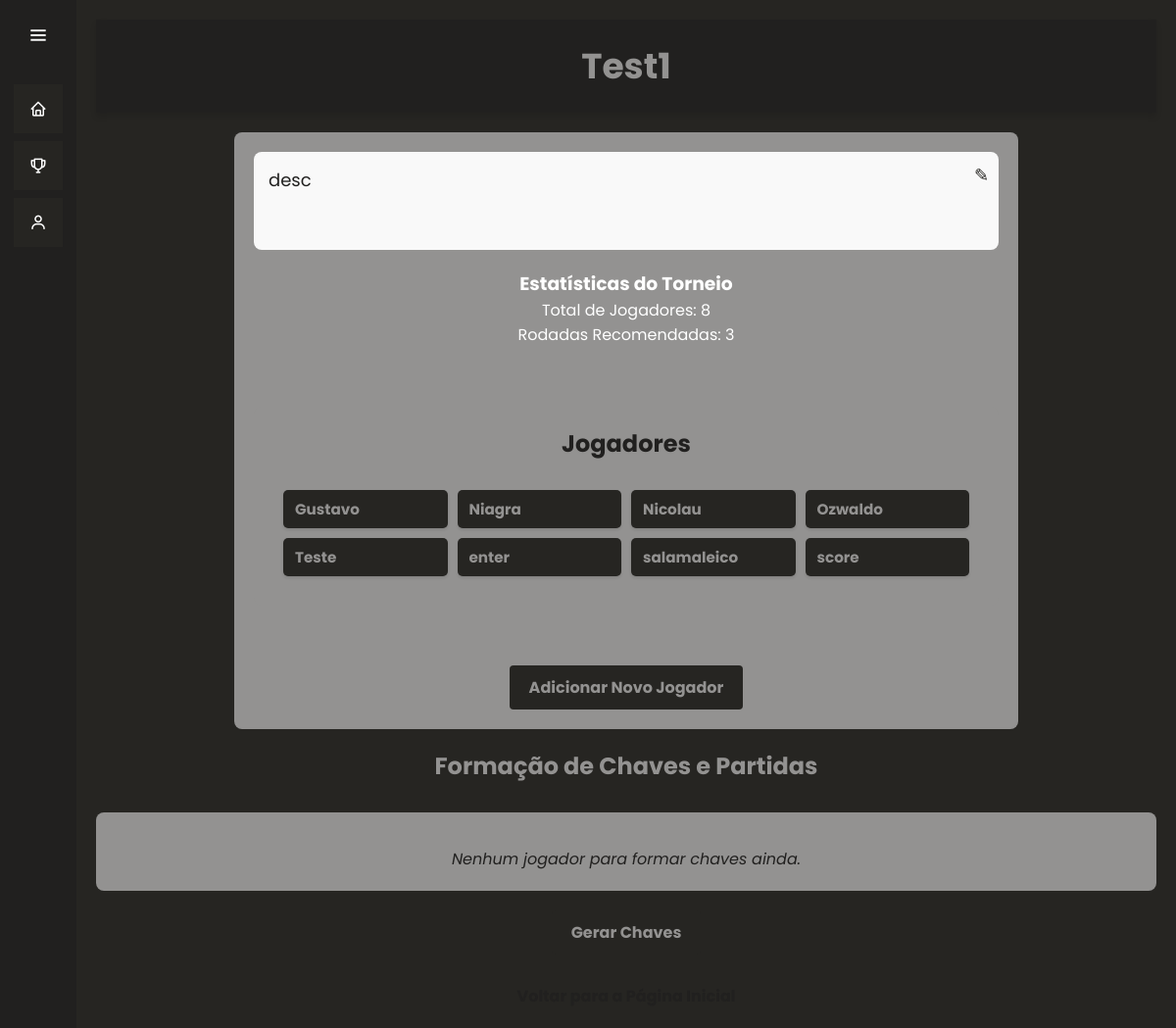
/simple_tournament/tournament/1/, run on the app's committed database.
### app_simple_tournament/models.py (models this page shows, shortened)
class Tournament(models.Model):
    name = models.CharField(max_length=200, unique=True)
    date = models.DateField(null=True, blank=True)
    description = models.TextField(blank=True, null=True)
    created_at = models.DateTimeField(auto_now_add=True)

class Player(models.Model):
    name = models.CharField(max_length=150)
    score = models.FloatField(default=0.0)
    tournament = models.ForeignKey(Tournament, related_name='players', on_delete=models.CASCADE)
    games_as_white = models.IntegerField(default=0)
    games_as_black = models.IntegerField(default=0)
    class Meta:
        ordering = ['-score', 'name']
        unique_together = ('tournament', 'name')

### app_simple_tournament/views.py (the view)
# urls.py: path('tournament/<int:tournament_id>/', views.tournament_detail, name='tournament_detail'),
def tournament_detail(request, tournament_id):
    tournament = get_object_or_404(Tournament, pk=tournament_id)
    players = tournament.players.all()
    num_players = players.count()
    recommended_rounds = calculate_swiss_rounds(num_players)
    current_round_number = 0
    last_match = Match.objects.filter(tournament=tournament).order_by('-round_number').first()
    if last_match:
        current_round_number = last_match.round_number
    matches_to_display = []
    if current_round_number > 0:
        matches_to_display = Match.objects.filter(
            tournament=tournament,
            round_number=current_round_number
        ).order_by('pk')
    context = {
        'tournament': tournament,
        'players': players,
        'num_players': num_players,
        'recommended_rounds': recommended_rounds,
        'current_round_number': current_round_number,
        'matches_to_display': matches_to_display,
    }
    return render(request, 'page_simple_tournament.html', context)

### app_simple_tournament/views.py (called while the page is built)
def calculate_swiss_rounds(num_players):
    if num_players < 2:
        return 0
    return math.ceil(math.log2(num_players))

### app_simple_tournament/templates/page_simple_tournament.html (shortened to what this page needs)
{% extends 'base.html' %}
{% load static %}
{% block 'head' %}
    <link rel="stylesheet" href="{% static 'app_simple_tournament/css/simple_tournament_page.css' %}">
    <link href='https://unpkg.com/boxicons@2.1.4/css/boxicons.min.css' rel='stylesheet'>
{% endblock %}
{% block 'dashboard' %}
    <div class="dashboard">
        <div class="top-bar">
            {{ tournament.name }}
        </div>
        <div class="tournament-container" data-tournament-id="{{ tournament.id }}">
            <div class="description-container">
                <p class="description-text" id="descriptionText" title="Clique para editar a descrição">
                </p>
                <button class="edit-button" id="editButton" title="Editar descrição">&#9998;</button>
            </div>
            <div class="tournament-stats">
                <h3>Estatísticas do Torneio</h3>
                <p>Total de Jogadores: <span id="numPlayers">{{ num_players }}</span></p>
                <p>Rodadas Recomendadas: <span id="recommendedRounds">{{ recommended_rounds }}</span></p>
            </div>
            <hr class="section-divider">
            <div class="players-section">
                <h2>Jogadores</h2>
                <div class="players-list-container">
                    {% if players %}
                        {% for player in players %}
                            <div class="player-card" data-player-id="{{ player.id }}">
                                <span class="player-name">{{ player.name }}</span>
                            </div>
                        {% endfor %}
                    {% else %}
                        <p class="no-players-message">Nenhum jogador adicionado ainda.</p>
                    {% endif %}
                </div>
            </div>
            <hr class="section-divider">
            <button id="openAddPlayerModalButton" class="add-player-button">Adicionar Novo Jogador</button>
        </div>
        <div class="tournament-creation-section">
            <h2>Formação de Chaves e Partidas</h2>
            <div id="matchesContainer" class="bracket-players-list">
                <p class="no-players-message-bracket">Nenhum jogador para formar chaves ainda.</p>
            </div>
            <button id="generateBracketButton" class="generate-bracket-button">Gerar Chaves</button>
        </div>
        <div class="return-home">
            <a href="{% url 'home' %}">Voltar para a Página Inicial</a>
        </div>
    </div>
{% endblock %}

### templates/base.html (shortened to what this page needs)
{% load static %}
<!DOCTYPE html>
<html lang="pt-BR">
<head>
    <link href='https://unpkg.com/boxicons@2.1.4/css/boxicons.min.css' rel='stylesheet'>
    <link rel="stylesheet" href="{% static 'general/css/base.css' %}">
    <link rel="stylesheet" href="{% static 'general/css/general.css' %}">
    {% block 'head' %}{% endblock %}
</head>
<body>
    <div id="sidebar" class="sidebar">
        <div class="logo-details">
            <a href="{% url 'home' %}" class="logo_link">
            </a>
            <i class='bx bx-menu' id="btn"></i>
        </div>
        <ul class="nav-list">
            <li>
                <a href="{% url 'home' %}" class="{% if request.resolver_match.url_name == 'home' %}active{% endif %}">
                    <i class='bx bx-home' aria-label="Início"></i>
                </a>
            </li>
            <li>
                <a href="{% url 'simple_tournament' %}" class="{% if request.resolver_match.url_name == 'simple_tournament' %}active{% endif %}">
                    <i class='bx bx-trophy' aria-label="Torneio Simples"></i>
                </a>
            </li>
            <li>
                <a href="#" class="disabled" aria-disabled="true" tabindex="-1">
                    <i class='bx bx-user' aria-label="Página Genérica"></i>
                </a>
            </li>
        </ul>
    </div>
    <section class="home-section">
        {% block 'dashboard' %}{% endblock %}
    </section>
</body>
</html>

### templates/static/general/css/base.css (style rules this page uses)
* { margin: 0; padding: 0; box-sizing: border-box; font-family: "Poppins", sans-serif; }
.sidebar { position: fixed; left: 0; top: 0; height: 100%; width: 78px; background: var(--dark-color); padding: 6px 14px; z-index: 99; transition: all var(--transition-speed) ease; }
.sidebar .logo-details { height: 60px; display: flex; align-items: center; gap: 10px; position: relative; }
.sidebar .logo-details #btn { position: absolute; top: 50%; right: 0; transform: translateY(-50%); font-size: 23px; text-align: center; cursor: pointer; transition: all var(--transition-speed) ease; color: #fff; }
.sidebar i { color: #fff; height: 60px; min-width: 50px; font-size: 28px; text-align: center; line-height: 60px; }
.sidebar .nav-list { margin-top: 20px; height: 100%; }
.sidebar li { position: relative; margin: 8px 0; list-style: none; }
.sidebar li a { display: flex; height: 100%; width: 100%; border-radius: var(--border-radius); align-items: center; text-decoration: none; transition: all 0.4s ease; background: var(--main-color); }
.sidebar li i { height: 50px; line-height: 50px; font-size: 18px; border-radius: var(--border-radius); }
.home-section { position: relative; min-height: 100vh; top: 0; background: #2A2A2A; left: 78px; color: white; width: calc(100% - 78px); transition: all var(--transition-speed) ease; z-index: 2; }

### templates/static/general/css/general.css (style rules this page uses)
:root { --main-color: #262522; --dark-color: #21201F; --light-color: #939291; --contrast-color: #302E2B; --differential-color: #9392C4; }

### data on the page
Tournament: name "Test1"
Player: name "Gustavo"
Player: name "Niagra"
Player: name "Nicolau"
Player: name "Ozwaldo"
Player: name "Teste"
Player: name "enter"
Player: name "salamaleico"
Player: name "score"

### other printed values
{{ num_players }} "8"
{{ recommended_rounds }} "3"
